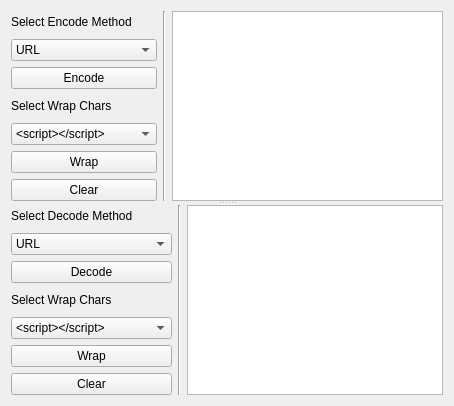
      <widget class="QWidget" name="tabMainEncoder">
       <attribute name="title">
        <string>Encoder</string>
       </attribute>
       <layout class="QVBoxLayout" name="verticalLayout_19">
        <item>
         <widget class="QSplitter" name="splitter_3">
          <property name="orientation">
           <enum>Qt::Vertical</enum>
          </property>
          <widget class="QWidget" name="layoutWidget">
           <layout class="QHBoxLayout" name="horizontalLayout_9">
            <property name="sizeConstraint">
             <enum>QLayout::SetDefaultConstraint</enum>
            </property>
            <property name="bottomMargin">
             <number>0</number>
            </property>
            <item>
             <layout class="QVBoxLayout" name="verticalLayout_17">
              <property name="spacing">
               <number>6</number>
              </property>
              <item>
               <widget class="QLabel" name="encodingMethodLabel">
                <property name="text">
                 <string>Select Encode Method</string>
                </property>
               </widget>
              </item>
              <item>
               <widget class="QComboBox" name="encodingMethodCombo">
                <item>
                 <property name="text">
                  <string>URL</string>
                 </property>
                </item>
                <item>
                 <property name="text">
                  <string>Full URL</string>
                 </property>
                </item>
                <item>
                 <property name="text">
                  <string>Base64</string>
                 </property>
                </item>
                <item>
                 <property name="text">
                  <string>HTML Entity</string>
                 </property>
                </item>
                <item>
                 <property name="text">
                  <string>Hex</string>
                 </property>
                </item>
                <item>
                 <property name="text">
                  <string>Hex Entity</string>
                 </property>
                </item>
                <item>
                 <property name="text">
                  <string>Hexadecimal Escape</string>
                 </property>
                </item>
                <item>
                 <property name="text">
                  <string>Octal Escape</string>
                 </property>
                </item>
                <item>
                 <property name="text">
                  <string>MD5 Hash</string>
                 </property>
                </item>
                <item>
                 <property name="text">
                  <string>SHA1 Hash</string>
                 </property>
                </item>
                <item>
                 <property name="text">
                  <string>SQL CHAR String</string>
                 </property>
                </item>
                <item>
                 <property name="text">
                  <string>Oracle chr String</string>
                 </property>
                </item>
                <item>
                 <property name="text">
                  <string>Unicode %u00</string>
                 </property>
                </item>
                <item>
                 <property name="text">
                  <string>Escape HTML/XML</string>
                 </property>
                </item>
                <item>
                 <property name="text">
                  <string>Decimal</string>
                 </property>
                </item>
                <item>
                 <property name="text">
                  <string>Decimal Entity</string>
                 </property>
                </item>
                <item>
                 <property name="text">
                  <string>ROT13</string>
                 </property>
                </item>
                <item>
                 <property name="text">
                  <string>UTF-7</string>
                 </property>
                </item>
                <item>
                 <property name="text">
                  <string>UTF-7 (Malformed)</string>
                 </property>
                </item>
               </widget>
              </item>
              <item>
               <widget class="QPushButton" name="encodeButton">
                <property name="text">
                 <string>Encode</string>
                </property>
               </widget>
              </item>
              <item>
               <widget class="QLabel" name="encodingWrapLabel">
                <property name="text">
                 <string>Select Wrap Chars</string>
                </property>
               </widget>
              </item>
              <item>
               <widget class="QComboBox" name="encodingWrapCombo">
                <item>
                 <property name="text">
                  <string>&lt;script&gt;&lt;/script&gt;</string>
                 </property>
                </item>
                <item>
                 <property name="text">
                  <string>&lt;ScRiPt&gt;&lt;/ScRiPt&gt;</string>
                 </property>
                </item>
                <item>
                 <property name="text">
                  <string>alert(...)</string>
                 </property>
                </item>
                <item>
                 <property name="text">
                  <string>&quot;Javascript:...&quot;</string>
                 </property>
                </item>
                <item>
                 <property name="text">
                  <string>&lt;img src=&quot;...&quot;</string>
                 </property>
                </item>
               </widget>
              </item>
              <item>
               <widget class="QPushButton" name="encodeWrapButton">
                <property name="text">
                 <string>Wrap</string>
                </property>
               </widget>
              </item>
              <item>
               <widget class="QPushButton" name="encodeClearButton">
                <property name="text">
                 <string>Clear</string>
                </property>
               </widget>
              </item>
             </layout>
            </item>
            <item>
             <widget class="Line" name="line">
              <property name="orientation">
               <enum>Qt::Vertical</enum>
              </property>
             </widget>
            </item>
            <item>
             <widget class="QTextEdit" name="encodeEdit"/>
            </item>
           </layout>
          </widget>
          <widget class="QWidget" name="layoutWidget_2">
           <layout class="QHBoxLayout" name="horizontalLayout_10">
            <property name="sizeConstraint">
             <enum>QLayout::SetDefaultConstraint</enum>
            </property>
            <item>
             <layout class="QVBoxLayout" name="verticalLayout_18">
              <item>
               <widget class="QLabel" name="decodeMethodLabel">
                <property name="text">
                 <string>Select Decode Method</string>
                </property>
               </widget>
              </item>
              <item>
               <widget class="QComboBox" name="decodeMethodCombo">
                <item>
                 <property name="text">
                  <string>URL</string>
                 </property>
                </item>
                <item>
                 <property name="text">
                  <string>Full URL</string>
                 </property>
                </item>
                <item>
                 <property name="text">
                  <string>Base64</string>
                 </property>
                </item>
                <item>
                 <property name="text">
                  <string>Hex</string>
                 </property>
                </item>
                <item>
                 <property name="text">
                  <string>Hex Entity</string>
                 </property>
                </item>
                <item>
                 <property name="text">
                  <string>Hexadecimal Unescape</string>
                 </property>
                </item>
                <item>
                 <property name="text">
                  <string>Octal Unescape</string>
                 </property>
                </item>
                <item>
                 <property name="text">
                  <string>Unescape HTML/XML</string>
                 </property>
                </item>
                <item>
                 <property name="text">
                  <string>Unicode %u00</string>
                 </property>
                </item>
                <item>
                 <property name="text">
                  <string>ROT13</string>
                 </property>
                </item>
                <item>
                 <property name="text">
                  <string>UTF-7</string>
                 </property>
                </item>
               </widget>
              </item>
              <item>
               <widget class="QPushButton" name="decodeButton">
                <property name="text">
                 <string>Decode</string>
                </property>
               </widget>
              </item>
              <item>
               <widget class="QLabel" name="decodeWrapLabel">
                <property name="text">
                 <string>Select Wrap Chars</string>
                </property>
               </widget>
              </item>
              <item>
               <widget class="QComboBox" name="decodeWrapCombo">
                <item>
                 <property name="text">
                  <string>&lt;script&gt;&lt;/script&gt;</string>
                 </property>
                </item>
                <item>
                 <property name="text">
                  <string>&lt;ScRiPt&gt;&lt;/ScRiPt&gt;</string>
                 </property>
                </item>
                <item>
                 <property name="text">
                  <string>alert(...)</string>
                 </property>
                </item>
                <item>
                 <property name="text">
                  <string>&quot;javascript:...&quot;</string>
                 </property>
                </item>
                <item>
                 <property name="text">
                  <string>&lt;img src=&quot;...&quot;</string>
                 </property>
                </item>
               </widget>
              </item>
              <item>
               <widget class="QPushButton" name="decodeWrapButton">
                <property name="text">
                 <string>Wrap</string>
                </property>
               </widget>
              </item>
              <item>
               <widget class="QPushButton" name="decodeClearButton">
                <property name="text">
                 <string>Clear</string>
                </property>
               </widget>
              </item>
             </layout>
            </item>
            <item>
             <widget class="Line" name="line_2">
              <property name="orientation">
               <enum>Qt::Vertical</enum>
              </property>
             </widget>
            </item>
            <item>
             <widget class="QTextEdit" name="decodeEdit"/>
            </item>
           </layout>
          </widget>
         </widget>
        </item>
       </layout>
      </widget>
